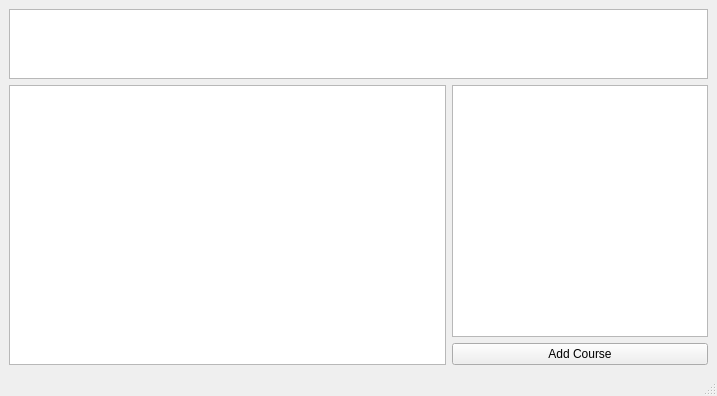
<?xml version="1.0" encoding="UTF-8"?>
<ui version="4.0">
 <class>StudentDashboard</class>
 <widget class="QMainWindow" name="StudentDashboard">
  <property name="geometry">
   <rect>
    <x>0</x>
    <y>0</y>
    <width>717</width>
    <height>396</height>
   </rect>
  </property>
  <property name="windowTitle">
   <string>MainWindow</string>
  </property>
  <widget class="QWidget" name="centralwidget">
   <layout class="QHBoxLayout" name="horizontalLayout">
    <item>
     <layout class="QGridLayout" name="gridLayout">
      <item row="1" column="0" rowspan="2">
       <widget class="QTextBrowser" name="details">
        <property name="sizePolicy">
         <sizepolicy hsizetype="Expanding" vsizetype="Expanding">
          <horstretch>0</horstretch>
          <verstretch>0</verstretch>
         </sizepolicy>
        </property>
       </widget>
      </item>
      <item row="2" column="1">
       <widget class="QPushButton" name="addcourse">
        <property name="text">
         <string>Add Course</string>
        </property>
       </widget>
      </item>
      <item row="1" column="1">
       <widget class="QListView" name="courses_list">
        <property name="sizePolicy">
         <sizepolicy hsizetype="Minimum" vsizetype="Expanding">
          <horstretch>0</horstretch>
          <verstretch>0</verstretch>
         </sizepolicy>
        </property>
       </widget>
      </item>
      <item row="0" column="0" colspan="2">
       <widget class="QTextBrowser" name="intro">
        <property name="sizePolicy">
         <sizepolicy hsizetype="Expanding" vsizetype="Preferred">
          <horstretch>0</horstretch>
          <verstretch>0</verstretch>
         </sizepolicy>
        </property>
        <property name="maximumSize">
         <size>
          <width>16777215</width>
          <height>70</height>
         </size>
        </property>
       </widget>
      </item>
     </layout>
    </item>
   </layout>
  </widget>
  <widget class="QStatusBar" name="statusbar"/>
 </widget>
 <resources/>
 <connections/>
</ui>
